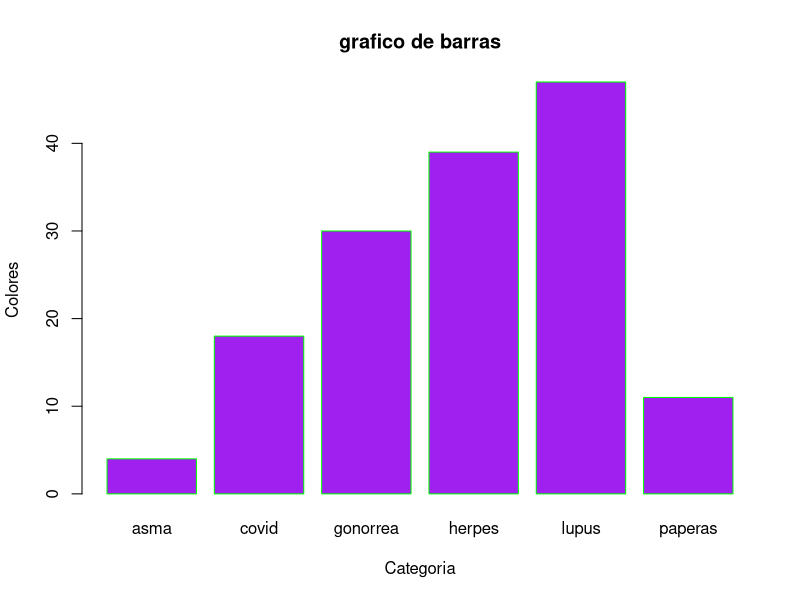

The R script that drew this image:
## ---- chunk 1
Categoria<-c("asma","covid","gonorrea","herpes","lupus","paperas")
valores<-c(4,18,30,39,47,11)
## ---- chunk 2
barplot(valores,names.arg = Categoria,col ="purple",main ="grafico de barras",xlab = "Categoria",ylab = "Colores",border = "green")
